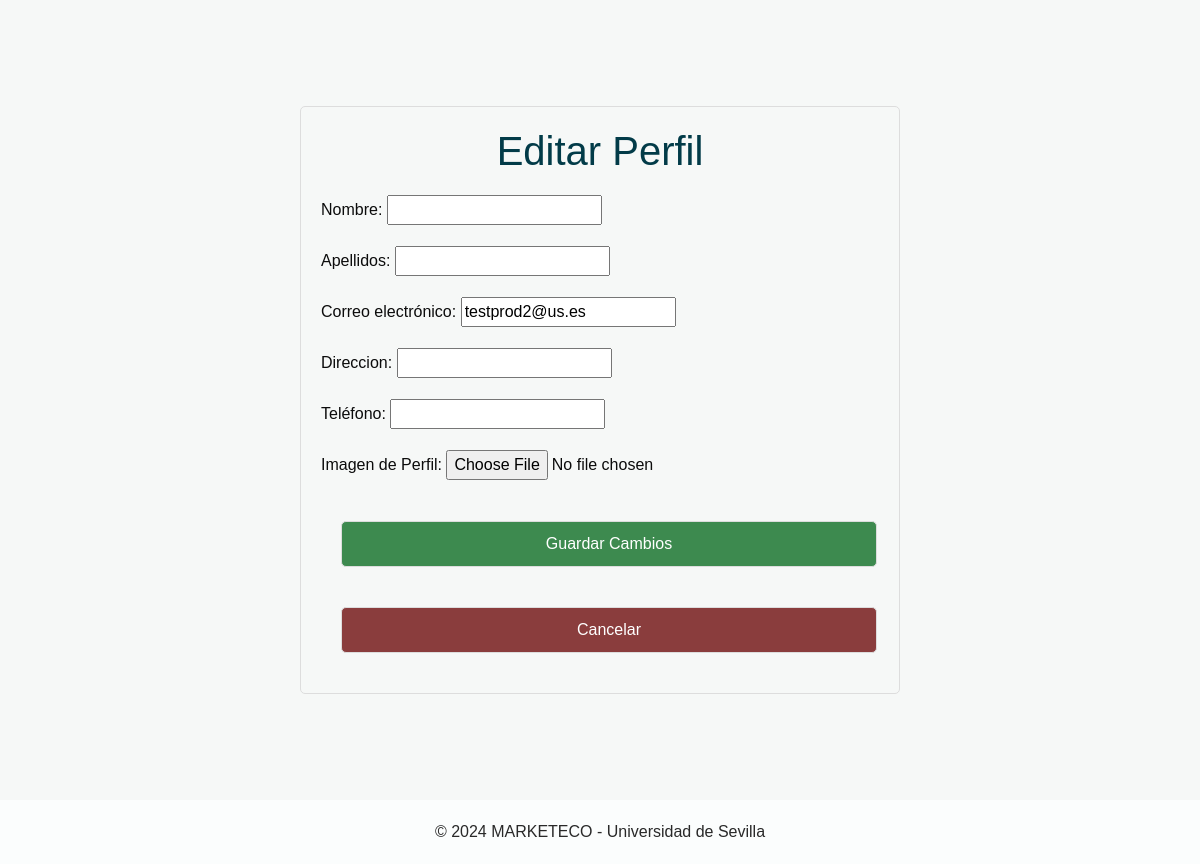
The page /usuarios/editar_perfil/ (signed in) on the database as committed earlier.
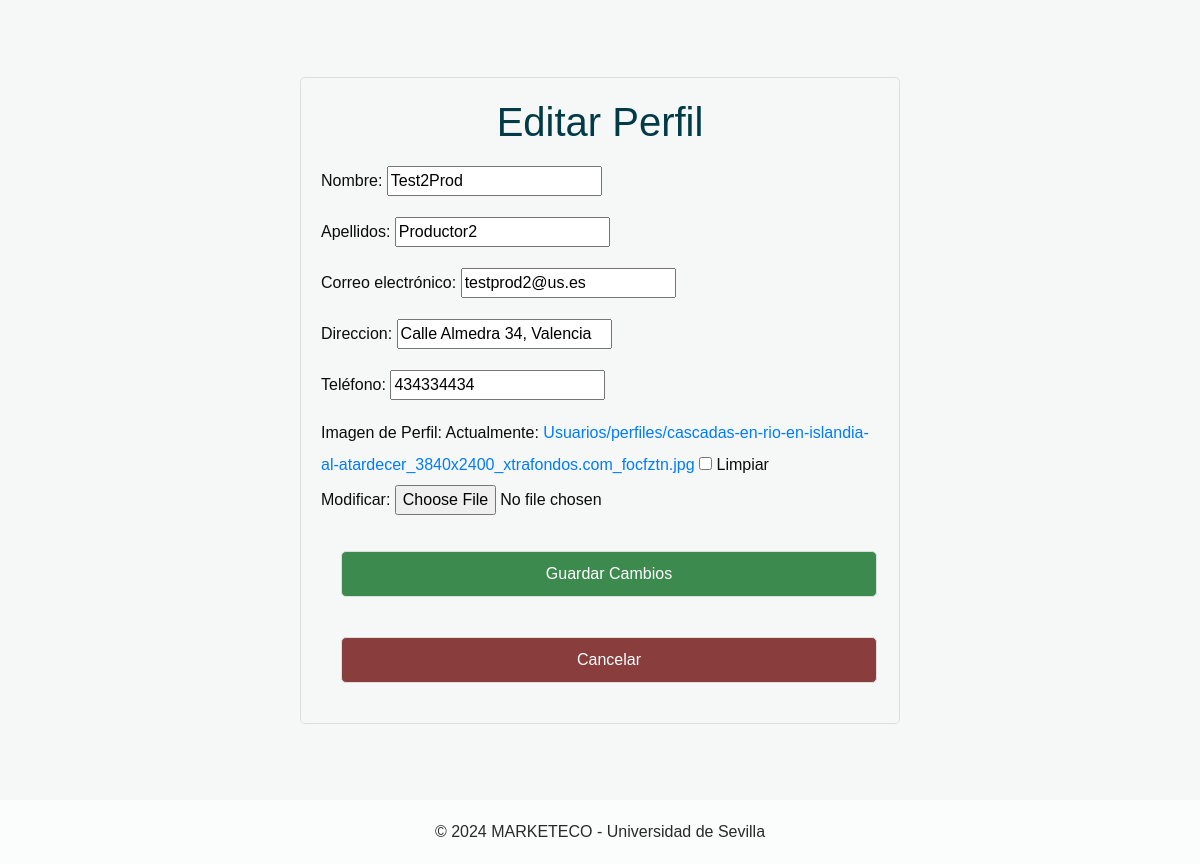
The same page on the database as committed later.
### Apps/Usuarios/models.py (models this page shows)
class Consumidor(AbstractUser):
    username = models.CharField('Username', blank=True, max_length=50)
    email = models.EmailField('Correo electrónico', unique=True, max_length=100)
    nombre = models.CharField('Nombre', max_length=254, blank=True, null=True)
    apellidos = models.CharField('Apellidos', max_length=254, blank=True, null=True)
    direccion = models.CharField('Direccion', max_length=255, blank=True, null=True)
    telefono = models.CharField('Teléfono', max_length=20, blank=True, null=True)
    fecha_alta = models.DateTimeField('Fecha de Alta', auto_now_add=True)
    photo = models.ImageField('Imagen de Perfil', upload_to='Usuarios/perfiles/', blank=True, null=True)
    photo_url = models.URLField('URL de Imagen de Perfil', blank=True, null=True)
    is_productor = models.BooleanField(default=False)
    is_active = models.BooleanField(default=True)
    is_staff = models.BooleanField(default=False)
    is_superuser = models.BooleanField(default=False)
    USERNAME_FIELD = 'email'
    REQUIRED_FIELDS = []
    objects = CustomUserManager()
    class Meta:
        verbose_name_plural = "Consumidores"

### Apps/Usuarios/views.py (the view)
# urls.py: path('usuarios/editar_perfil/', usuarios_views.edit_profile, name='edit_profile'),
@login_required
def edit_profile(request):
    user = request.user
    if request.method == 'POST':
        form = ProfileEditForm(request.POST, request.FILES, instance=user)
        if form.is_valid():
            form.save()
            messages.success(request, 'Tu perfil ha sido actualizado.')
            user_data = {
                'user': request.POST['email'],
                'nombre': request.POST['nombre'],
                'apellidos': request.POST['apellidos'],
                'direccion': request.POST['direccion'],
                'telefono': request.POST['telefono']
            }
            actualizar_consumidor_en_firebase(request, user_data)
            return redirect('perfil')  # Redirige al perfil después de la edición
    else:
        form = ProfileEditForm(instance=user)
    return render(request, 'edit_profile.html', {'form': form})

### Apps/Usuarios/forms.py
class ProfileEditForm(forms.ModelForm):
    class Meta:
        model = Consumidor
        fields = ['nombre', 'apellidos', 'email', 'direccion', 'telefono', 'photo']

### Apps/Usuarios/templates/edit_profile.html (shortened to what this page needs)
<!DOCTYPE html>
<html lang="en">
<head>
    <link rel="stylesheet" type="text/css" href="https://cdnjs.cloudflare.com/ajax/libs/OwlCarousel2/2.1.3/assets/owl.carousel.min.css" />
    <link rel="stylesheet" type="text/css" href="/../static/css/bootstrap.css"/>
    <link href="/../static/css/style.css" rel="stylesheet" />
    <link href="/../static/css/responsive.css" rel="stylesheet" />
</head>
<body>
    <div class="container_perfil">
        <div class="perfil_form">
            <h1>Editar Perfil</h1>
            <form method="post" enctype="multipart/form-data">
                {{ form.as_p }}
                {% load socialaccount %}
                {% if not socialaccount%}
                <button type="submit" class="btn">Guardar Cambios</button>
                {% else %}
                <div class="button_group">
                    <a href="/usuarios/password_reset/" class="btn btn_pass">Editar Contraseña</a>
                    <button type="submit" class="btn">Guardar Cambios</button>
                </div>
                {% endif %}
            </form>
            <a href="{% url 'perfil' %}" class="btn btn-cancel">Cancelar</a>
        </div>
    </div>
        <section class="container-fluid footer_section">
            <p>
            &copy;  2024 MARKETECO - Universidad de Sevilla </a>
            </p>
        </section>
</body>
</html>

Rows that differ between the two databases and show on the page:
changed Consumidor "testprod2@us.es": nombre (not shown) → "Test2Prod"; apellidos (not shown) → "Productor2"; direccion (not shown) → "Calle Almedra 34, Valencia"; telefono (not shown) → "434334434"
Other text that changed with them:
form field as_p: (not shown) → "☐"
text no longer shown: "Nombre: Apellidos: Correo electrónico: Direccion: Teléfono: Imagen de Perfil:"
text now shown: "Nombre: Apellidos: Correo electrónico: Direccion: Teléfono: Imagen de Perfil: Actualmente: Usuarios/perfiles/cascadas-en-rio-en-islandia-al-atardecer_3840x2400_xtrafondos.com_focfztn.jpg Limpiar Modificar:"
